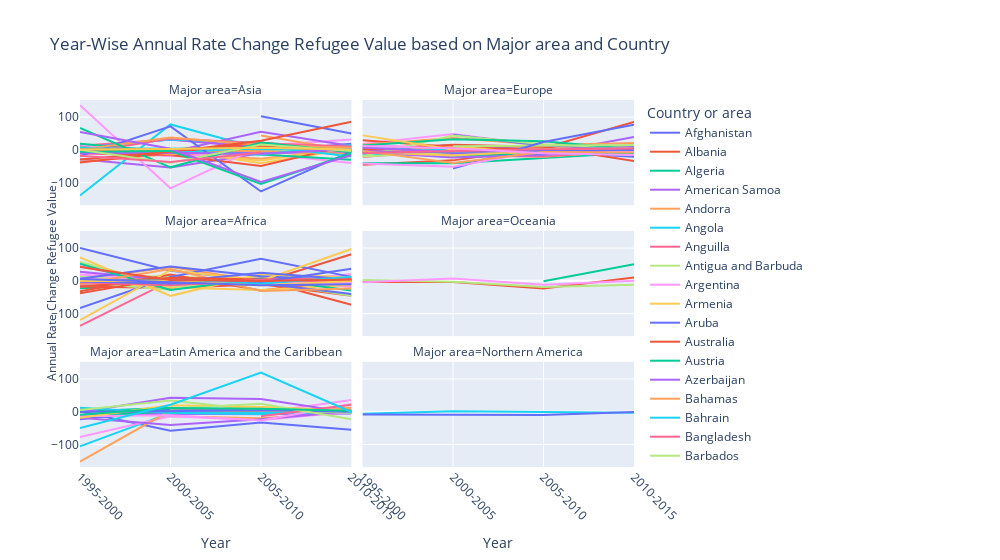

Notebook cell for this chart:
### Code cell
## Line Chart - Annual_Rate_Change_Migrant_Value - Sort for top 10 regions

# libraries
import matplotlib.pyplot as plt
import numpy as np
import pandas as pd
 
# data 
Line_Data = Data_Final_2.loc[:,['Year', 'Sex', 'Major area', 'Region', 'Country or area' ,'Annual_RateChange_Refugee_Value_General']]
# Line_Data = Line_Data[Line_Data['Region'] == 'Southern Asia']
# Line_Data = Line_Data[Line_Data['Year'] == '2010-2015']
Line_Data = Line_Data.loc[Line_Data['Sex'] == 'Both_Sexes'].reset_index()
Line_Data['Annual_RateChange_Refugee_Value_General'] = Line_Data['Annual_RateChange_Refugee_Value_General'].fillna(0).astype(str).astype(float)
# Line_Data = Line_Data.nlargest(10, 'Annual_RateChange_Refugee_Value_General')

fig = px.line(Line_Data, x="Year", y="Annual_RateChange_Refugee_Value_General", color= 'Country or area',
              facet_col = "Major area", 
             facet_col_wrap= 2, 
             width = 1000, 
             title = 'Year-Wise Annual Rate Change Refugee Value based on Major area and Country', 
             labels = {
                 'Annual_RateChange_Refugee_Value_General' : 'Annual Rate Change Refugee Value'
             })

# Customizing to keep only one y axis label in the facet
for axis in fig.layout:
    if type(fig.layout[axis]) == go.layout.YAxis:
        fig.layout[axis].title.text = ''

fig.update_layout(
    annotations = list(fig.layout.annotations) + 
    [go.layout.Annotation(
            x=-0.07,
            y=0.5,
            font=dict(
                size=12
            ),
            showarrow=False,
            text="Annual Rate Change Refugee Value",
            textangle=-90,
            xref="paper",
            yref="paper"
        )
    ]
)


fig.update_xaxes(tickangle=45)
fig.show()
